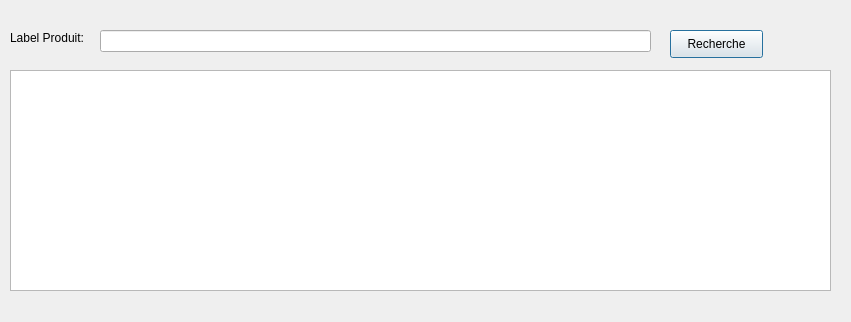
<?xml version="1.0" encoding="UTF-8"?>
<ui version="4.0">
 <class>RechercheProduit</class>
 <widget class="QDialog" name="RechercheProduit">
  <property name="geometry">
   <rect>
    <x>0</x>
    <y>0</y>
    <width>851</width>
    <height>322</height>
   </rect>
  </property>
  <property name="windowTitle">
   <string>Recherche Produit</string>
  </property>
  <widget class="QLabel" name="label">
   <property name="geometry">
    <rect>
     <x>10</x>
     <y>30</y>
     <width>81</width>
     <height>16</height>
    </rect>
   </property>
   <property name="text">
    <string>Label Produit: </string>
   </property>
  </widget>
  <widget class="QLineEdit" name="txtRechercheProduit">
   <property name="geometry">
    <rect>
     <x>100</x>
     <y>30</y>
     <width>551</width>
     <height>22</height>
    </rect>
   </property>
  </widget>
  <widget class="QPushButton" name="btnRechercheProduit">
   <property name="geometry">
    <rect>
     <x>670</x>
     <y>30</y>
     <width>93</width>
     <height>28</height>
    </rect>
   </property>
   <property name="text">
    <string>Recherche</string>
   </property>
  </widget>
  <widget class="QTableView" name="tableView">
   <property name="geometry">
    <rect>
     <x>10</x>
     <y>70</y>
     <width>821</width>
     <height>221</height>
    </rect>
   </property>
  </widget>
 </widget>
 <resources/>
 <connections/>
</ui>
